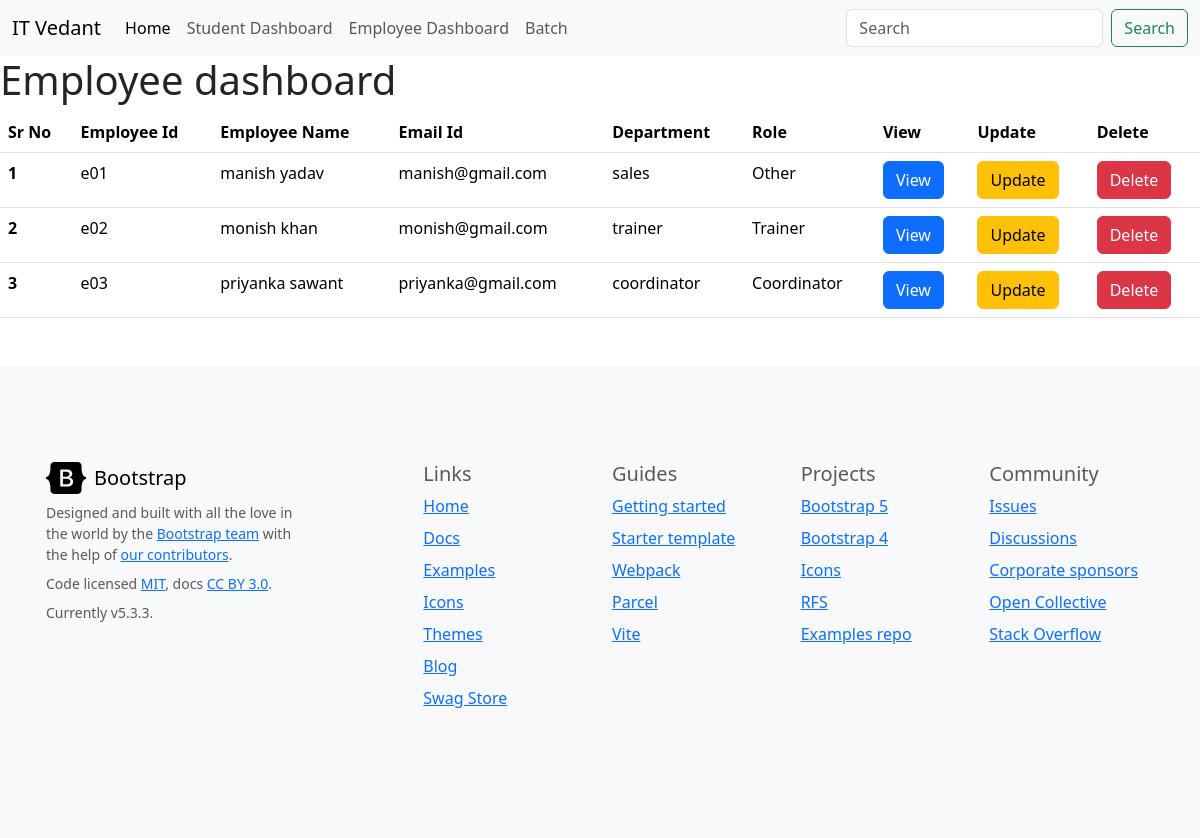
The page /employee-dashboard/ on the database its author committed.
### app1/models.py (models this page shows, shortened)
class Employee (models.Model):
    employee_id = models.CharField(max_length=5,primary_key=True)
    employee_name = models.CharField(max_length=255)
    employee_email = models.EmailField(max_length=255,unique=True)
    employee_phone = models.CharField(max_length=10,validators=[RegexValidator(regex=r'^\d{10}$',message='Enter a valid 10-digit number',code='invalid_phone')])
    dob = models.DateField()
    joining_date = models.DateField(auto_now_add=True)
    gender = models.CharField(max_length=10,choices=gender_choices)
    department = models.ForeignKey(Department,on_delete=models.CASCADE,null=True,blank=True)
    address = models.ForeignKey(Address, on_delete=models.CASCADE,null=True,blank=True)
    role = models.CharField(max_length=255,choices=role_choices)

class Department (models.Model):
    department_name = models.CharField(max_length=255,unique=True)

### app1/views.py (the view)
# urls.py: path('employee-dashboard/',views.employee_dashboard,name = 'employee-dashboard'),
def employee_dashboard(req):
    employees = Employee.objects.all()
    context={
        'employees':employees
    }
    return render(req,'employee_dashboard.html',context)

### templates/employee_dashboard.html
{% extends "base.html" %} {% block title %}student dashboard{% endblock title %}
{% block content %}
<h1>Employee dashboard</h1>
<section>
  <table class="table">
    <thead>
      <tr>
        <th scope="col">Sr No</th>
        <th scope="col">Employee Id</th>
        <th scope="col">Employee Name</th>
        <th scope="col">Email Id</th>
        <th scope="col">Department</th>
        <th scope="col">Role</th>
        <th scope="col">View</th>
        <th scope="col">Update</th>
        <th scope="col">Delete</th>
      </tr>
    </thead>
    <tbody>
      {% for employee in employees %}
      <tr>
        <th scope="row">{{forloop.counter}}</th>
        <td>{{ employee.employee_id }}</td>
        <td>{{ employee.employee_name }}</td>
        <td>{{ employee.employee_email }}</td>
        <td>{{ employee.department.department_name }}</td>
        <td>{{ employee.get_role_display }}</td>
        <td><a href="#" class="btn btn-primary">View</a></td>
        <td><a href="#" class="btn btn-warning">Update</a></td>
        <td><a href="#" class="btn btn-danger">Delete</a></td>
      </tr>
      {% empty %}
      <h1>No employee found</h1>
      {% endfor %}
    </tbody>
  </table>
</section>
{% endblock content %}

### templates/base.html (shortened to what this page needs)
{% load static %}
<!DOCTYPE html>
<html lang="en">
  <head>
    <link
      href="https://cdn.jsdelivr.net/npm/bootstrap@5.3.3/dist/css/bootstrap.min.css"
      rel="stylesheet"
    />
  </head>
  <body>
    {% block header %}
    <nav class="navbar navbar-expand-lg bg-body-tertiary">
      <div class="container-fluid">
        <a class="navbar-brand" href="#">IT Vedant </a>
        <div class="collapse navbar-collapse" id="navbarSupportedContent">
          <ul class="navbar-nav me-auto mb-2 mb-lg-0">
            <li class="nav-item">
              <a
                class="nav-link active"
                aria-current="page"
                href="{% url 'index' %}"
                >Home</a
              >
            </li>
            <li class="nav-item">
              <a class="nav-link" href="{% url 'student-dashboard' %}"
                >Student Dashboard</a
              >
            </li>
            <li class="nav-item">
              <a class="nav-link" href="{% url 'employee-dashboard' %}"
                >Employee Dashboard</a
              >
            </li>
            <li class="nav-item">
              <a class="nav-link" href="{% url 'batch' %}">Batch</a>
            </li>
          </ul>
          <form class="d-flex" role="search">
            <input
              class="form-control me-2"
              type="search"
              placeholder="Search"
              aria-label="Search"
            />
            <button class="btn btn-outline-success" type="submit">
              Search
            </button>
          </form>
        </div>
      </div>
    </nav>
    {% block content %}{% endblock content %}
    <footer>
      <footer class="bd-footer py-4 py-md-5 mt-5 bg-body-tertiary">
        <div class="container py-4 py-md-5 px-4 px-md-3 text-body-secondary">
          <div class="row">
            <div class="col-lg-3 mb-3">
              <a
                class="d-inline-flex align-items-center mb-2 text-body-emphasis text-decoration-none"
                href="/"
                aria-label="Bootstrap"
              >
                <span class="fs-5">Bootstrap</span>
              </a>
              <ul class="list-unstyled small">
                <li class="mb-2">
                  Designed and built with all the love in the world by the
                  <a href="/docs/5.3/about/team/">Bootstrap team</a> with the
                  help of
                  <a
                    href="https://github.com/twbs/bootstrap/graphs/contributors"
                    >our contributors</a
                  >.
                </li>
                <li class="mb-2">
                  Code licensed
                  <a
                    href="https://github.com/twbs/bootstrap/blob/main/LICENSE"
                    target="_blank"
                    rel="license noopener"
                    >MIT</a
                  >, docs
                  <a
                    href="https://creativecommons.org/licenses/by/3.0/"
                    target="_blank"
                    rel="license noopener"
                    >CC BY 3.0</a
                  >.
                </li>
                <li class="mb-2">Currently v5.3.3.</li>
              </ul>
            </div>
            <div class="col-6 col-lg-2 offset-lg-1 mb-3">
              <h5>Links</h5>
              <ul class="list-unstyled">
                <li class="mb-2"><a href="/">Home</a></li>
                <li class="mb-2"><a href="/docs/5.3/">Docs</a></li>
                <li class="mb-2"><a href="/docs/5.3/examples/">Examples</a></li>
                <li class="mb-2">
                  <a href="https://icons.getbootstrap.com/">Icons</a>
                </li>
                <li class="mb-2">
                  <a href="https://themes.getbootstrap.com/">Themes</a>
                </li>
                <li class="mb-2">
                  <a href="https://blog.getbootstrap.com/">Blog</a>
                </li>
                <li class="mb-2">
                  <a
                    href="https://cottonbureau.com/people/bootstrap"
                    target="_blank"
                    rel="noopener"
                    >Swag Store</a
                  >
                </li>
              </ul>
            </div>
            <div class="col-6 col-lg-2 mb-3">
              <h5>Guides</h5>
              <ul class="list-unstyled">
                <li class="mb-2">
                  <a href="/docs/5.3/getting-started/">Getting started</a>
                </li>
                <li class="mb-2">
                  <a href="/docs/5.3/examples/starter-template/"
                    >Starter template</a
                  >
                </li>
                <li class="mb-2">
                  <a href="/docs/5.3/getting-started/webpack/">Webpack</a>
                </li>
                <li class="mb-2">
                  <a href="/docs/5.3/getting-started/parcel/">Parcel</a>
                </li>
                <li class="mb-2">
                  <a href="/docs/5.3/getting-started/vite/">Vite</a>
                </li>
              </ul>
            </div>
            <div class="col-6 col-lg-2 mb-3">
              <h5>Projects</h5>
              <ul class="list-unstyled">
                <li class="mb-2">
                  <a
                    href="https://github.com/twbs/bootstrap"
                    target="_blank"
                    rel="noopener"
                    >Bootstrap 5</a
                  >
                </li>
                <li class="mb-2">
                  <a
                    href="https://github.com/twbs/bootstrap/tree/v4-dev"
                    target="_blank"
                    rel="noopener"
                    >Bootstrap 4</a
                  >
                </li>
                <li class="mb-2">
                  <a
                    href="https://github.com/twbs/icons"
                    target="_blank"
                    rel="noopener"
                    >Icons</a
                  >
                </li>
                <li class="mb-2">
                  <a
                    href="https://github.com/twbs/rfs"
                    target="_blank"
                    rel="noopener"
                    >RFS</a
                  >
                </li>
                <li class="mb-2">
                  <a
                    href="https://github.com/twbs/examples/"
                    target="_blank"
                    rel="noopener"
                    >Examples repo</a
                  >
                </li>
              </ul>
            </div>
            <div class="col-6 col-lg-2 mb-3">
              <h5>Community</h5>
              <ul class="list-unstyled">
                <li class="mb-2">
                  <a
                    href="https://github.com/twbs/bootstrap/issues"
                    target="_blank"
                    rel="noopener"
                    >Issues</a
                  >
                </li>
                <li class="mb-2">
                  <a
                    href="https://github.com/twbs/bootstrap/discussions"
                    target="_blank"
                    rel="noopener"
                    >Discussions</a
                  >
                </li>
                <li class="mb-2">
                  <a
                    href="https://github.com/sponsors/twbs"
                    target="_blank"
                    rel="noopener"
                    >Corporate sponsors</a
                  >
                </li>
                <li class="mb-2">
                  <a
                    href="https://opencollective.com/bootstrap"
                    target="_blank"
                    rel="noopener"
                    >Open Collective</a
                  >
                </li>
                <li class="mb-2">
                  <a
                    href="https://stackoverflow.com/questions/tagged/bootstrap-5"
                    target="_blank"
                    rel="noopener"
                    >Stack Overflow</a
                  >
                </li>
              </ul>
            </div>
          </div>
        </div>
      </footer>
    </footer>
    {% endblock header %}
  </body>
</html>

### rows shown on the page
Employee: employee_id "e01", employee_name "manish yadav", employee_email "manish@gmail.com", department.department_name "sales", role "Other"
Employee: employee_id "e02", employee_name "monish khan", employee_email "monish@gmail.com", department.department_name "trainer", role "Trainer"
Employee: employee_id "e03", employee_name "priyanka sawant", employee_email "priyanka@gmail.com", department.department_name "coordinator", role "Coordinator"
